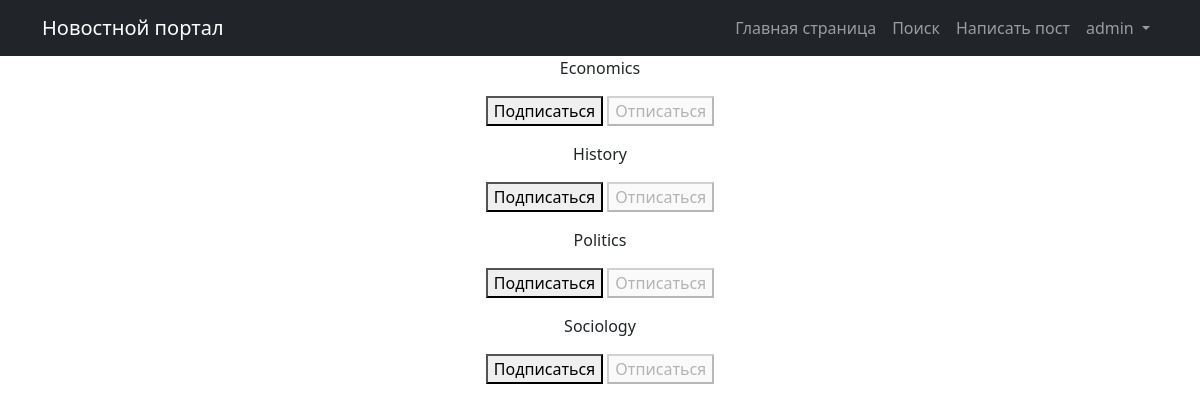
The page /subscriptions/ (signed in) on the database as committed earlier.
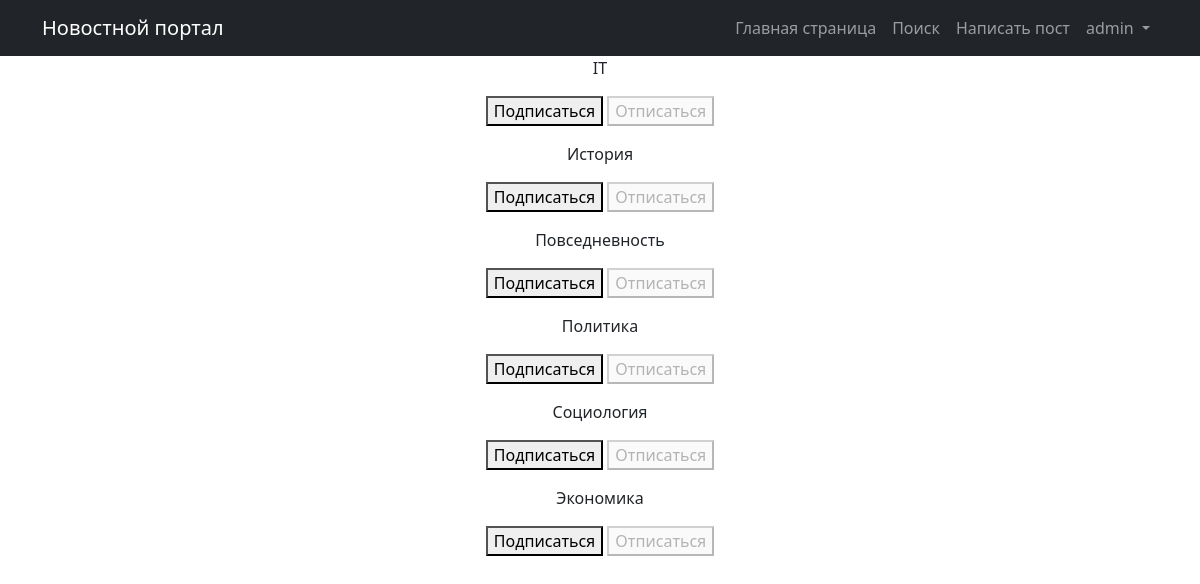
The same page on the database as committed later.
### NewsApp/models.py (models this page shows, shortened)
class Category(models.Model):
    name = models.CharField(max_length=64, unique=True)
    subscribers = models.ManyToManyField(User, related_name='categories')
    class Meta:
        verbose_name = 'Категория'
        verbose_name_plural = 'Категории'

### subscriptions/views.py (the view, shortened to what this page needs)
# urls.py: path('subscriptions/', include('subscriptions.urls')),
@login_required
@csrf_protect
def subscriptions(request):
    categories_with_subscriptions = Category.objects.annotate(
        user_subscribed=Exists(
            Subscription.objects.filter(
                user=request.user,
                category=OuterRef('pk'),
            )
        )
    ).order_by('name')
    return render(
        request,
        'subscriptions.html',
        {'categories': categories_with_subscriptions},
    )

### templates/subscriptions.html (shortened to what this page needs)
{% extends 'flatpages/default.html' %}
{% block content %}
    {% for category in categories  %}
        <p>
            {{ category.name }}
            <form method="post">
                {% if category.user_subscribed %}
                    <button disabled>Подписаться</button>
                    <button name="action" value="unsubscribe">Отписаться</button>
                {% else %}
                    <button name="action" value="subscribe">Подписаться</button>
                    <button disabled>Отписаться</button>
                {% endif %}
            </form>
        </p>
    {% endfor %}
{% endblock content %}

### templates/flatpages/default.html (shortened to what this page needs)
<!DOCTYPE html>
{% load static %}
<html lang="en">
    <head>
        <link href="{% static 'css/styles.css' %}" rel="stylesheet" />
    </head>
    <body>
        <nav class="navbar navbar-expand-lg navbar-dark bg-dark">
            <div class="container">
                <a class="navbar-brand" href="http://127.0.0.1:8000/posts/">Новостной портал</a>
                <div class="collapse navbar-collapse" id="navbarSupportedContent">
                    <ul class="navbar-nav ms-auto mb-2 mb-lg-0">
                        <li class="nav-item"><a class="nav-link" aria-current="page" href="/posts/">Главная страница</a></li>
                        <li class="nav-item"><a class="nav-link" href="/posts/search/">Поиск</a></li>
                        {% if perms.NewsApp.add_post %}
                        <li class="nav-item"><a class="nav-link" href="/posts/create/">Написать пост</a></li>
                        {% endif %}
                        <li class="nav-item dropdown">
                            <div class = 'dropdown'>
                                {% if request.user.is_authenticated %}
                            <a class="nav-link dropdown-toggle" id="navbarDropdown" href="#" role="button" data-bs-toggle="dropdown" aria-expanded="false"> {{ user.username }} </a>
                                {% endif %}
                            </ul>
                        </div>
                </div>
        </nav>
        <div class="container">
            <div class="row">
                <div class="col-lg-12 text-center">
                    {% block content %}{% endblock content %}
                 </div>
            </div>
        </div>
    </body>
</html>

Rows that differ between the two databases and show on the page:
added Category: name "IT", shows "Подписаться"
changed Category: name "History" → "История"
added Category: name "Повседневность", shows "Подписаться"
changed Category: name "Politics" → "Политика"
changed Category: name "Sociology" → "Социология"
changed Category: name "Economics" → "Экономика"; moves down the list
